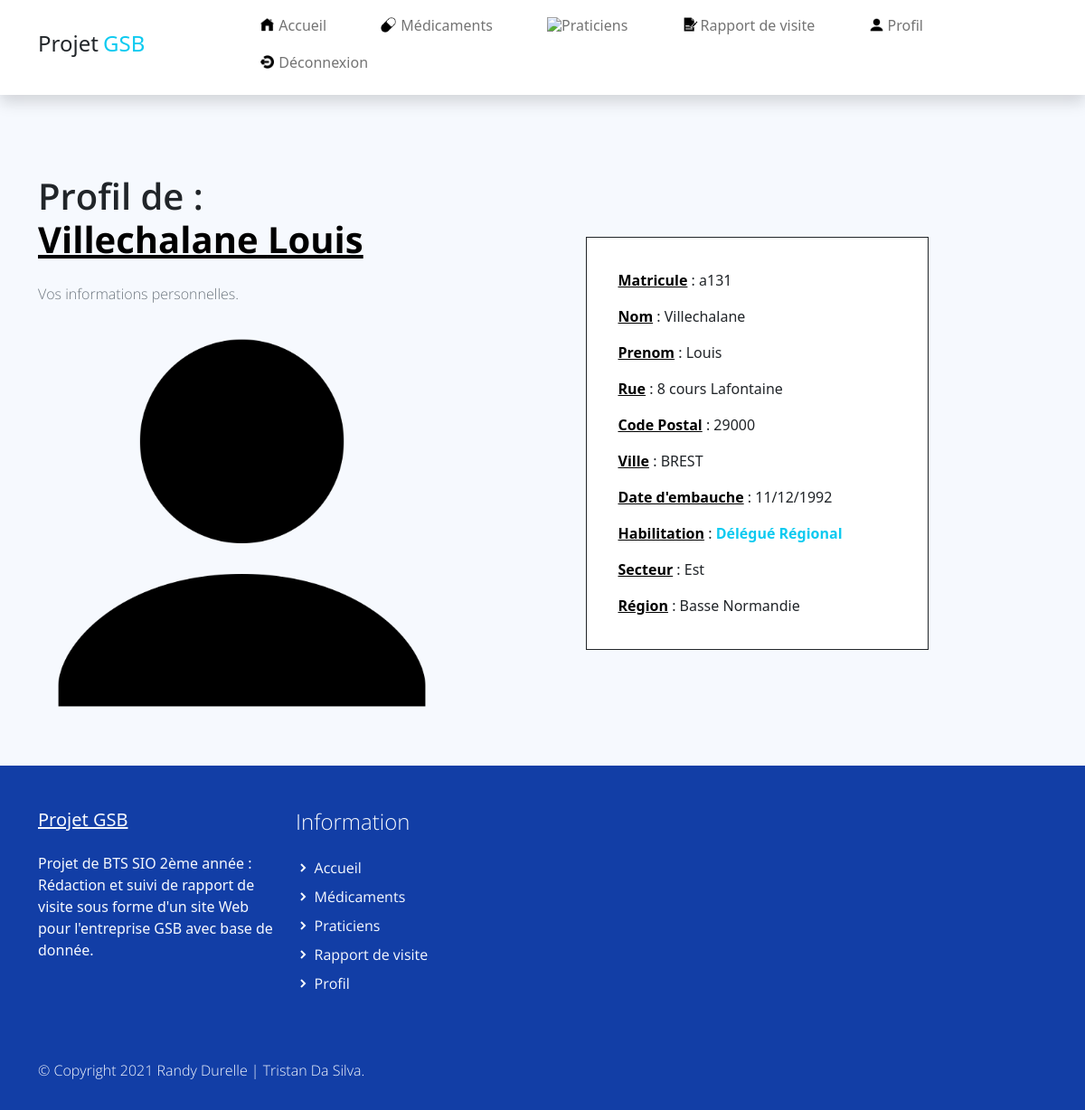
The app's page /index.php?uc=connexion&action=profil (signed in) with its own data.
### tables this page shows
CREATE TABLE IF NOT EXISTS `collaborateur` (
  `COL_MATRICULE` varchar(10) NOT NULL,
  `COL_NOM` varchar(25) DEFAULT NULL,
  `COL_PRENOM` varchar(50) DEFAULT NULL,
  `COL_ADRESSE` varchar(50) DEFAULT NULL,
  `COL_CP` varchar(5) DEFAULT NULL,
  `COL_VILLE` varchar(30) DEFAULT NULL,
  `COL_DATEEMBAUCHE` datetime DEFAULT NULL,
  `HAB_ID` int(11) DEFAULT NULL,
  `LOG_ID` int(11) DEFAULT NULL,
  `SEC_CODE` varchar(1) DEFAULT NULL,
  `REG_CODE` varchar(2) DEFAULT NULL,
  PRIMARY KEY (`COL_MATRICULE`),
  UNIQUE KEY `collaborateur_login0_AK` (`LOG_ID`),
  KEY `collaborateur_habilitation0_FK` (`HAB_ID`),
  KEY `collaborateur_secteur0_FK` (`SEC_CODE`),
  KEY `collaborateur_region1_FK` (`REG_CODE`)
);

CREATE TABLE IF NOT EXISTS `habilitation` (
  `HAB_ID` int(11) NOT NULL,
  `HAB_LIB` varchar(30) NOT NULL,
  PRIMARY KEY (`HAB_ID`)
);

CREATE TABLE IF NOT EXISTS `secteur` (
  `SEC_CODE` varchar(1) NOT NULL,
  `SEC_LIBELLE` varchar(15) DEFAULT NULL,
  PRIMARY KEY (`SEC_CODE`)
);

CREATE TABLE IF NOT EXISTS `region` (
  `REG_CODE` varchar(2) NOT NULL,
  `REG_NOM` varchar(50) DEFAULT NULL,
  `SEC_CODE` varchar(1) NOT NULL,
  PRIMARY KEY (`REG_CODE`),
  KEY `region_secteur0_FK` (`SEC_CODE`)
);

### modele/connexion.modele.inc.php (called while the page is built, shortened)
<?php
function getAllInformationCompte($matricule){
    try
    {
        $monPdo = connexionPDO();
        $req = 'SELECT c.`COL_MATRICULE` as `matricule`,c.`COL_NOM` as `nom`,`COL_PRENOM` as `prenom`,c.`COL_ADRESSE` as `adresse`,c.`COL_CP` as `cp`,c.`COL_VILLE` as `ville`, concat(DAY(COL_DATEEMBAUCHE),\'/\',MONTH(`COL_DATEEMBAUCHE`),\'/\',YEAR(`COL_DATEEMBAUCHE`)) as `date_embauche`, h.HAB_LIB as `habilitation` ,s.SEC_LIBELLE as `secteur`, r.REG_NOM as `region` FROM collaborateur c LEFT JOIN secteur s ON s.`SEC_CODE`=c.`SEC_CODE` LEFT JOIN habilitation h ON h.HAB_ID=c.HAB_ID LEFT JOIN region r ON r.REG_CODE=c.REG_CODE WHERE c.COL_MATRICULE="'.$matricule.'"';
        $res = $monPdo->query($req);
        $result = $res->fetch();
        return $result;
    }
    catch (PDOException $e)
    {
           print "Erreur !: " . $e->getMessage();
            die();
    }
}
?>

### vues/v_profil.php (the view)
<section class="bg-light py-5">
    <div class="feature-work container my-4">
        <div class="row d-flex d-flex align-items-center">
        <div class="col-lg-5">
            <h1 class="feature-work-heading h2 py-3 semi-bold-600">Profil de : <br/><span class="carac"><?php echo $info[1].' '.$info[2]?></span></h1>
            <p class="feature-work-body text-muted light-300">
                Vos informations personnelles.
            </p>
                <img class="img-fluid" src="assets/img/profil.png">
        </div>
        <div class="col-lg-4 offset-lg-1 align-left affich">
            <div class="row">
                    <p><span class="carac">Matricule</span> : <?php echo $info[0] ?></p>
                    <p><span class="carac">Nom</span> : <?php echo $info[1] ?></p>
                    <p><span class="carac">Prenom</span> : <?php echo $info[2] ?></p>
                    <p><span class="carac">Rue</span> : <?php echo $info[3] ?></p>
                    <p><span class="carac">Code Postal</span> : <?php echo $info[4] ?></p>
                    <p><span class="carac">Ville</span> : <?php echo $info[5] ?></p>
                    <p><span class="carac">Date d'embauche</span> : <?php echo $info[6] ?></p>
                    <p><span class="carac">Habilitation</span> : <span style="color:#0DCAF0;font-weight: 700;"> <?php echo $info[7] ?></span></p>
                    <p><span class="carac">Secteur</span> : <?php echo $info[8] ?></p>
                    <p><span class="carac">Région</span> : <?php echo $info[9]?></p>
            </div>
        </div>
    </div>
</section>

### index.php (shortened to what this page needs)
<?php
require_once ('modele/connexion.modele.inc.php');
if(!isset($_REQUEST['uc']) || empty($_REQUEST['uc']))
     $uc = 'accueil';
else{
	$uc = $_REQUEST['uc'];
}
?>
<body>
    <div id="contenu">
<?php
include("vues/v_header.php");
switch($uc)
{
  case 'connexion' :
          include("controleur/c_connexion.php");
          break;
}
?>
</div>
<?php include("vues/v_footer.php") ;?>
</body>

### vues/v_header.php (shortened to what this page needs)
<?php
    $css='justify-content-end';
    if(isset($_SESSION['login'])){
        $css='justify-content-between';
    }
?>
<!DOCTYPE html>
<html lang="fr">
<head>
    <link href="assets/css/bootstrap.min.css" rel="stylesheet">
    <link href="assets/css/boxicon.min.css" rel="stylesheet">
    <link rel="stylesheet" href="assets/css/gsb.css">
    <link rel="stylesheet" href="assets/css/custom.css">
</head>
<body>
    <nav id="main_nav" class="navbar navbar-expand-lg navbar-light bg-white shadow">
        <div class="container d-flex justify-content-between align-items-center">
            <a class="navbar-brand h1" href="index.php?uc=accueil">
                <span class="text-dark h4">Projet</span> <span class="text-info h4">GSB</span>
            </a>
            <div class="align-self-center collapse navbar-collapse flex-fill  d-lg-flex justify-content-lg-between" id="navbar-toggler-success">
                <div class="flex-fill mx-xl-5 mb-2">
                    <ul class="nav navbar-nav d-flex <?php echo $css;?> mx-xl-5 text-center text-dark">
                        <li class="nav-item ecart">
                            <a class="nav-link btn-outline-info rounded-pill px-3" href="index.php?uc=accueil"><img style="max-width:15px;margin-bottom:5px;margin-right:5px" src="assets/img/accueil.png">Accueil</a>
                        </li>
                            <?php
                            if(isset($_SESSION['login'])){
                            ?>
                                <li class="nav-item ecart">
                                    <a class="nav-link btn-outline-info rounded-pill px-3" href="index.php?uc=medicaments&action=formulairemedoc"><img style="max-width:17px;margin-bottom:5px;margin-right:5px" src="assets/img/pillule.png">Médicaments</a>
                                </li>
                                <li class="nav-item ecart">
                                    <a class="nav-link btn-outline-info rounded-pill px-3" href="index.php?uc=praticiens&action=formulairepraticien"><img style="max-width:20px;margin-bottom:5px" src="assets/img/praticien.png">Praticiens</a>
                                </li>
                                <li class="nav-item ecart">
                                  <a class="nav-link btn-outline-info rounded-pill px-3" href="index.php?uc=rapportdevisite&action=rapport"><img style="max-width:18px;margin-bottom:5px;margin-right:2px" src="assets/img/rapport.png">Rapport de visite</a>
                                </li>
                                <li class="nav-item ecart">
                                    <a class="nav-link btn-outline-info rounded-pill px-3" href="index.php?uc=connexion&action=profil"><img style="max-width:15px;margin-bottom:5px;margin-right:5px" src="assets/img/profil.png">Profil</a>
                                </li>
                                <li class="nav-item">
                                    <a class="nav-link btn-outline-info rounded-pill px-3" href="index.php?uc=connexion&action=deconnexion" onclick="return confirm('Voulez-vous vraiment vous déconnecter ?');"><img style="max-width:15px;margin-bottom:4px;margin-right:5px" src="assets/img/deco.png">Déconnexion</a>
                                </li>
                                <?php
                            }else{
                                ?>
                                <li class="nav-item">
                                    <a class="nav-link btn-outline-info rounded-pill px-3" href="index.php?uc=connexion&action=connexion"><img style="max-width:15px;margin-bottom:5px;margin-right:5px" src="assets/img/profil.png">Connexion</a>
                                </li>
                                <?php
                            }
                        ?>
                    </ul>
                </div>
            </div>
        </div>
    </nav>

### controleur/c_connexion.php (shortened to what this page needs)
<?php
if (!isset($_REQUEST['action']) || empty($_REQUEST['action'])){
	$action="connexion";
}else{
	$action = $_REQUEST['action'];
}
switch($action)
{
	case 'profil':
			if (!isset($_SESSION['matricule'])){
				header('location: index.php?uc=connexion&action=connexion');
			}else{
				$info=getAllInformationCompte($_SESSION['matricule']);
				include("vues/v_profil.php");
			}
			break;
}
?>

### vues/v_footer.php (shortened to what this page needs)
<div id="foot">
<footer class="pt-4">
    <div class="container">
        <div class="row py-4">
            <div class="col-lg-3 col-12 align-left">
                <a class="navbar-brand" href="index.php?uc=accueil">
                    <span class="text-light h5"><u>Projet GSB</u></span>
                </a>
                <p class="text-light my-lg-4 my-2">
                    Projet de BTS SIO 2ème année : Rédaction et suivi de rapport de visite sous forme d'un site Web pour l'entreprise GSB avec base de donnée.
                </p>
            </div>
            <div class="col-lg-3 col-md-4 my-sm-0 mt-4">
                <h3 class="h4 pb-lg-3 text-light light-300">Information</h2>
                    <ul class="list-unstyled text-light light-300">
                        <li class="pb-2">
                            <i class='bx-fw bx bxs-chevron-right bx-xs'></i><a class="text-decoration-none text-light" href="index.php?uc=accueil">Accueil</a>
                        </li>
                        <li class="pb-2">
                            <i class='bx-fw bx bxs-chevron-right bx-xs'></i><a class="text-decoration-none text-light py-1" href="index.php?uc=medicaments&action=formulairemedoc">Médicaments</a>
                        </li>
                        <li class="pb-2">
                            <i class='bx-fw bx bxs-chevron-right bx-xs'></i><a class="text-decoration-none text-light py-1" href="index.php?uc=praticiens&action=formulairepraticien">Praticiens</a>
                        </li>
                        <li class="pb-2">
                            <i class='bx-fw bx bxs-chevron-right bx-xs'></i></i><a class="text-decoration-none text-light py-1" href="index.php?uc=rapportdevisite&action=rapport">Rapport de visite</a>
                        </li>
                        <?php
                            if(isset($_SESSION['login'])){
                                echo
                                '<li class="pb-2">
                                    <i class="bx-fw bx bxs-chevron-right bx-xs"></i></i><a class="text-decoration-none text-light py-1" href="index.php?uc=connexion&action=profil">Profil</a>
                                </li>';
                            }
                        ?>
                    </ul>
            </div>
        </div>
    </div>
    <div class="w-100 footercustom py-3">
        <div class="container">
            <div class="row pt-2">
                <div class="col-lg-6 col-sm-12">
                    <p class="text-lg-start text-center text-light light-300">
                        © Copyright 2021 Randy Durelle | Tristan Da Silva.
                    </p>
                </div>
            </div>
        </div>
    </div>
</footer>
</div>
</body>
</html>

### assets/css/gsb.css (style rules this page uses)
html { font-family: 'Open Sans', sans-serif; }
p, a { font-weight: 400; }
.h2 { font-size: 40px; }
.light-300 { font-family: 'Open Sans', sans-serif !important; font-weight: 300; }
.semi-bold-600 { font-family: 'Open Sans', sans-serif !important; font-weight: 600; }
.affich { margin : auto; padding: 35px 35px 45px; padding-bottom: 20px; background-color: #fff; border:1px solid; }
.carac { text-decoration: underline; font-weight: 700; color : #000; }
.ecart { margin-right: 25px; }

### assets/css/custom.css (style rules this page uses)
body { background: #F6F9FE !important; min-height: 100%; position: relative; }
footer { background-color: #123EA6; }
#contenu { min-height: 100%; }
#foot { position: absolute; bottom: 0; width: 100%; }
.py-5 { padding-top: 3rem !important; padding-bottom: 25rem !important; }

### records on screen
collaborateur: COL_NOM "Villechalane", COL_PRENOM "Louis", COL_MATRICULE "a131", COL_ADRESSE "8 cours Lafontaine", COL_CP "29000", COL_VILLE "BREST", HAB_ID.HAB_LIB "Délégué Régional", SEC_CODE.SEC_LIBELLE "Est", REG_CODE.REG_NOM "Basse Normandie"

### other values on screen
$info[6] "11/12/1992"
